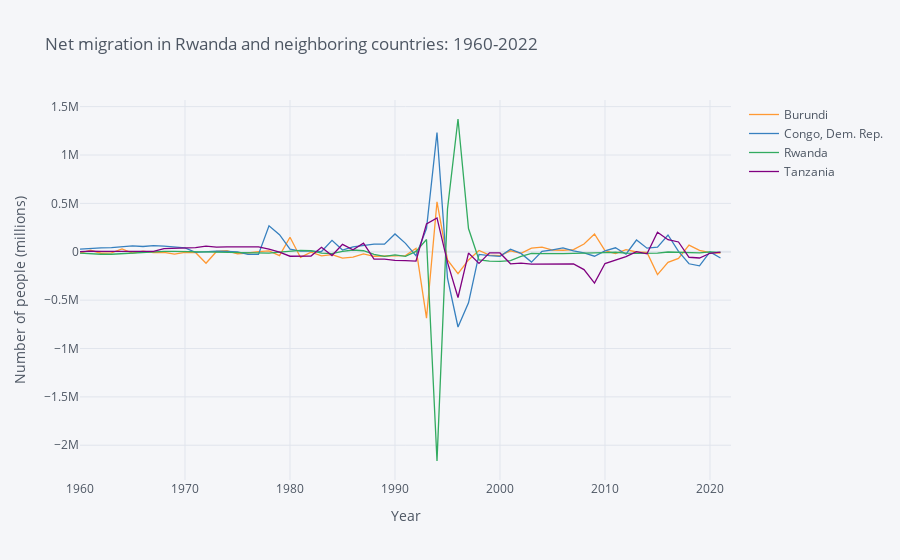

Write notebook code for a chart like this one.
### Markdown cell above
#### Net Migration in Rwanda and Neighboring Countries <a name="net-migration-in-rwanda-and-neighboring-countries"></a>

### Code cell
"""Net migration in Rwanda and countries neighboring Rwanda."""

# One variable: Net migration
variable_labels = {"SM.POP.NETM": "Net migration"}

# Four countries: Rwanda, Burundi, DRC, Tanzania
countries = {"RWA": "Rwanda",
             "BDI":"Burundi",
             "COD": "Democratic Republic of Congo",
             "TZA": "Tanzania"}

# Get dataframe
migration = wbdata.get_dataframe(variable_labels, country = countries).squeeze()

#Unstack
migration = migration.unstack('country')

# Date index is of type string; change to integers
migration.index = migration.index.astype(int)

# Print graph from 1960-2022
migration.iplot(title="Net migration in Rwanda and neighboring countries: 1960-2022",xTitle='Year',yTitle='Number of people (millions)')
